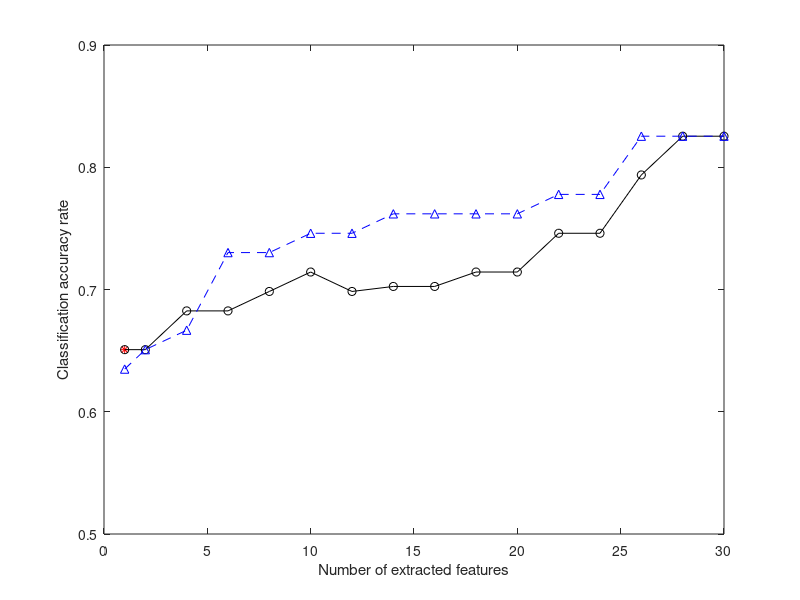

Here is the MATLAB script that generated this plot: (Note: this script raises an error after producing the figure.)
x2=[1,2,4,6,8,10,12,14,16,18,20,22,24,26,28,30];
x1=[1]
y1=[0.6508];
y2=[0.6508,0.6508, 0.6825,0.6825, 0.6984, 0.7143, 0.6984, 0.7025, 0.7025, 0.7143, 0.7143, 0.7460, 0.7460, 0.7937, 0.8254, 0.8254]
y3=[0.6349,0.6508, 0.6667,0.7302, 0.7302, 0.7460, 0.7460, 0.7619, 0.7619, 0.7619,0.7619, 0.7778, 0.7778, 0.8254, 0.8254, 0.8254]
figure(5)
plot(x1,y1,'r*');
hold on;
plot(x2,y2,'ko-');
hold on
plot(x2,y3,'b^--');
axis([0 30 0.5 0.9])
xlabel('Number of extracted features');
ylabel('Classification accuracy rate');
legend('LDA','GLDA-TRA','MMDA-GM',0)
export_fig Pro_re.eps -painters -transparent
